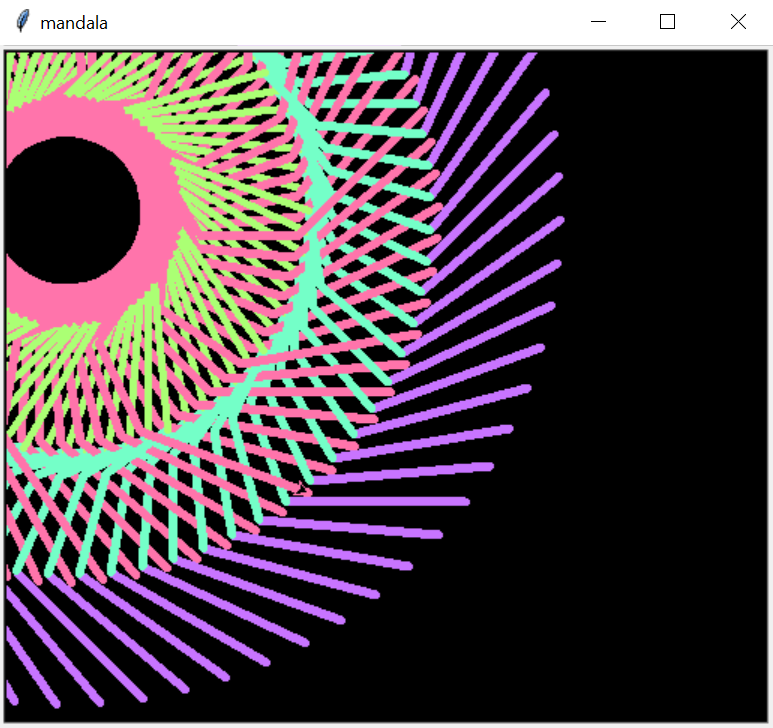

Generate this figure with Python:
# https://github.com/ythecombinator/python-homework

# Here we intend to create a simple different star which have two colors.
# It should use the turtle module
import turtle
# Let's give it a name.
mandala = turtle.Turtle()
# A random  name.
turtle.title("mandala")
# Set a dark color for the background.
turtle.bgcolor("black")
# Set the fastest speed
mandala.speed(10)
mandala.hideturtle()
# Define the number of iterations
n = 100

# The main function
def drawMandala(n):

  for i in range(n):

      turtle.penup()
      turtle.forward(100)
      turtle.left(90)
      turtle.penup()
      turtle.forward (30)
      turtle.left (110)
      turtle.pendown()
      turtle.pencolor ("#c874ff")
      turtle.forward (120)
      turtle.pencolor("#74ffc8")
      turtle.right (70)
      turtle.forward (70)
      turtle.right (40)
      turtle.forward (50)
      turtle.pensize(1)
      turtle.pencolor ("#abff74")
      turtle.left (60)
      turtle.pensize(5)
      turtle.forward (100)
      turtle.pencolor("#ff74ab")
      turtle.left(90)
      turtle.forward (100)
      turtle.right (50)
      turtle.forward (70)
      turtle.pensize(10)
      turtle.left (60)
      turtle.pensize(6)
      turtle.forward (65)
      turtle.left (45)
      turtle.forward (120)




# Perform the main fucntion
drawMandala(n)
